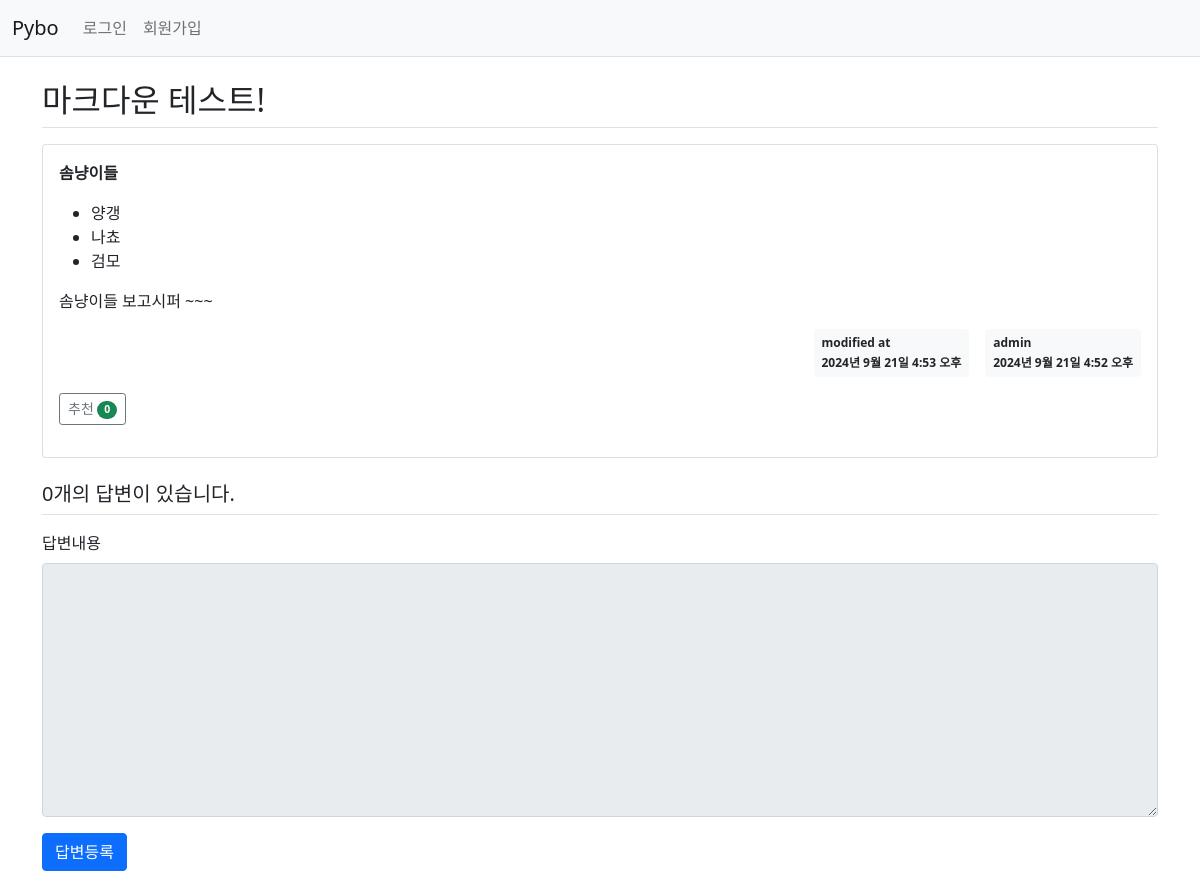
The page /pybo/307/ on the database its author committed.
### pybo/models.py (models this page shows, shortened)
class Question(models.Model):
    author = models.ForeignKey(User, on_delete=models.CASCADE, related_name="author_question")
    subject = models.CharField(max_length=200)
    content = models.TextField()
    create_date = models.DateTimeField()
    modify_date = models.DateTimeField(null=True, blank=True)
    voter = models.ManyToManyField(User, related_name="voter_question")

### pybo/views/base_views.py (the view)
def detail(request, question_id):
    question = get_object_or_404(Question, pk=question_id)
    context = {"question": question}
    return render(request, "pybo/question_detail.html", context)

### pybo/templatetags/pybo_filter.py (called while the page is built)
@register.filter
def mark(value):
    extensions = ["nl2br", "fenced_code"]
    return mark_safe(markdown.markdown(value, extensions=extensions))

### templates/pybo/question_detail.html (shortened to what this page needs)
{% extends "base.html" %}
{% load pybo_filter %}
{% block content %}
<div class="container my-3">
    <h2 class="border-bottom py-2">{{ question.subject }}</h2>
    <div class="card my-3">
        <div class="card-body">
            <div class="card-text">{{ question.content|mark }}</div>
            <div class="d-flex justify-content-end">
                {% if question.modify_date %}
                <div class="badge bg-light text-dark p-2 text-start mx-3">
                    <div class="mb-2">modified at</div>
                    <div>{{ question.modify_date }}</div>
                </div>
                {% endif %}
                <div class="badge bg-light text-dark p-2 text-start">
                    <div class="mb-2">{{ question.author.username }}</div>
                    <div>{{ question.create_date }}</div>
                </div>
            </div>
            <div class="my-3">
                <a href="javascript:void(0)" data-uri="{% url 'pybo:question_vote' question.id %}"
                   class="recommend btn btn-sm btn-outline-secondary">추천
                    <span class="badge rounded-pill bg-success">{{question.voter.count}}</span>
                </a>
            </div>
        </div>
    </div>
    <h5 class="border-bottom my-3 py-2">{{question.answer_set.count}}개의 답변이 있습니다.</h5>
    <form action="{% url 'pybo:answer_create' question.id %}" method="post" class="my-3">
        <div class="mb-3">
            <label for="content" class="form-label">답변내용</label>
            <textarea {% if not user.is_authenticated %}disabled{% endif %} name="content" id="content" class="form-control" rows="10"></textarea>
        </div>
        <input type="submit" value="답변등록" class="btn btn-primary">
    </form>
</div>
{% endblock %}

### rows shown on the page
Question: subject "마크다운 테스트!", content|mark "솜냥이들 양갱 나쵸 검모 솜냥이들 보고시퍼 ~~~", modify_date "2024년 9월 21일 4:53 오후", author.username "admin", create_date "2024년 9월 21일 4:52 오후", voter.count "0", answer_set.count "0"
